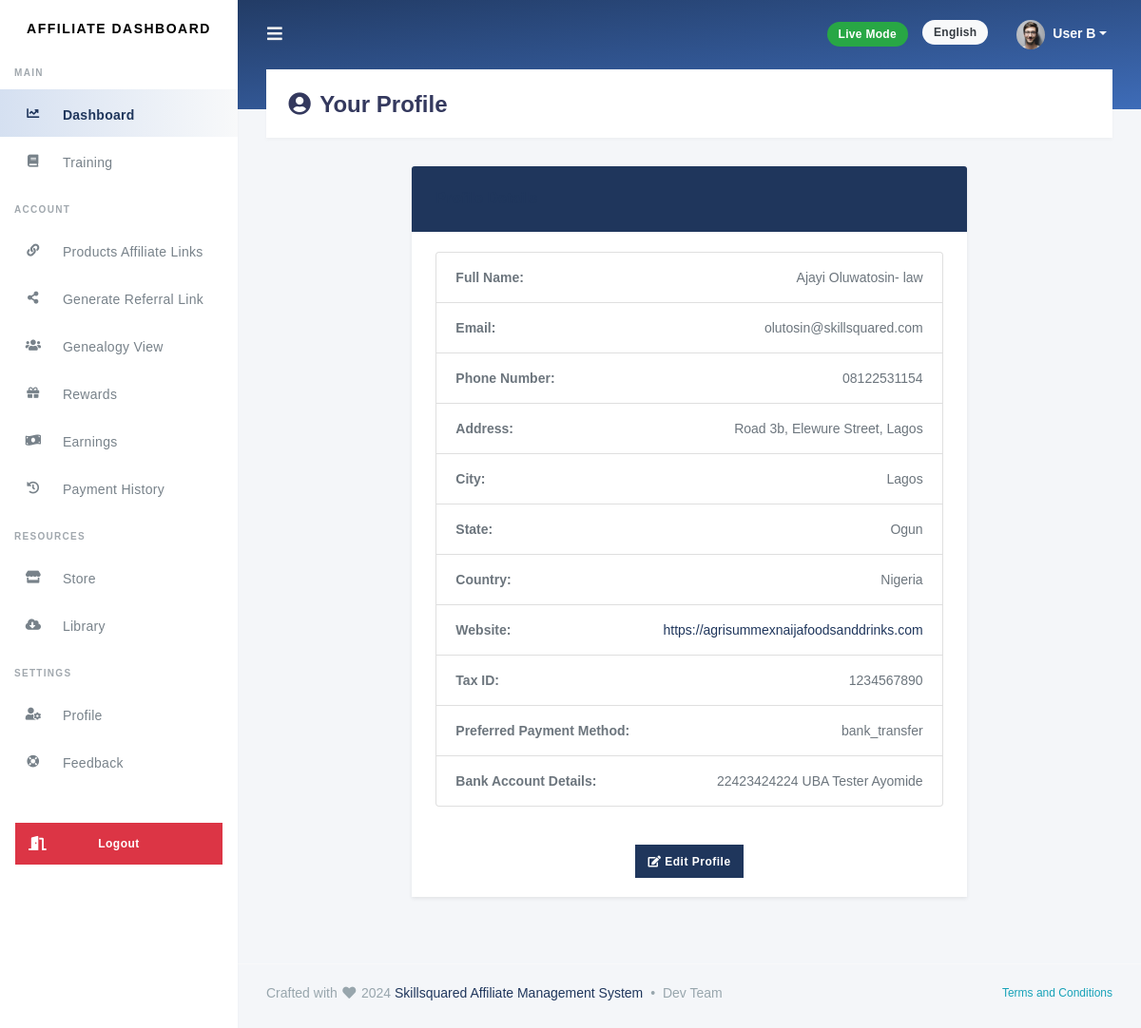
The page /users/profile/ (signed in) on the database its author committed.
### users/models.py (models this page shows, shortened)
class UserProfile(models.Model):
    user = models.OneToOneField(settings.AUTH_USER_MODEL, on_delete=models.CASCADE, related_name='profile')
    phone_number = models.CharField(max_length=15, null=True, blank=True)
    address = models.TextField(null=True, blank=True)
    city = models.CharField(max_length=100, null=True, blank=True)
    state = models.CharField(max_length=100, null=True, blank=True)
    country = models.CharField(max_length=100, null=True, blank=True)
    website_url = models.URLField(null=True, blank=True)
    tax_identification_number = models.CharField(max_length=50, null=True, blank=True)
    preferred_payment_method = models.CharField(
        max_length=20,
        choices=[('paypal', 'PayPal'), ('bank_transfer', 'Bank Transfer')],
        default='paypal'
    )
    bank_account_details = models.TextField(null=True, blank=True)

class CustomUser(AbstractUser):
    full_name = models.CharField(max_length=255, null=True, blank=True)
    USER_TYPES = (
        ('admin', 'Admin'),
        ('affiliate', 'Affiliate'),
    )
    user_type = models.CharField(max_length=10, choices=USER_TYPES, default='affiliate')

### users/views.py (the view)
# urls.py: path('profile/', view_profile, name='view_profile'),
@login_required
def view_profile(request):
    try:
        profile = request.user.profile  # Access the related UserProfile
    except UserProfile.DoesNotExist:
        return redirect('create_profile')
    return render(request, 'users/view_profile.html', {'profile': profile})

### templates/users/view_profile.html
{% extends 'base.html' %}
{% block content %}
<div class="section-header">
  <h1><i class="fa fa-fw fa-user-circle"></i> Your Profile</h1>
</div>
<div class="section-body">
  <div class="row justify-content-center">
    <div class="col-md-8">
      <div class="card shadow-sm">
        <div class="card-header bg-primary text-white">
          <h4>Profile Details</h4>
        </div>
        <div class="card-body">
          <ul class="list-group">
            <li class="list-group-item d-flex justify-content-between align-items-center">
              <strong>Full Name:</strong>
              <span>{{ profile.user.full_name|default:"Not Provided" }}</span>
            </li>
            <li class="list-group-item d-flex justify-content-between align-items-center">
              <strong>Email:</strong>
              <span>{{ profile.user.email }}</span>
            </li>
            <li class="list-group-item d-flex justify-content-between align-items-center">
              <strong>Phone Number:</strong>
              <span>{{ profile.phone_number|default:"Not Provided" }}</span>
            </li>
            <li class="list-group-item d-flex justify-content-between align-items-center">
              <strong>Address:</strong>
              <span>{{ profile.address|default:"Not Provided" }}</span>
            </li>
            <li class="list-group-item d-flex justify-content-between align-items-center">
              <strong>City:</strong>
              <span>{{ profile.city|default:"Not Provided" }}</span>
            </li>
            <li class="list-group-item d-flex justify-content-between align-items-center">
              <strong>State:</strong>
              <span>{{ profile.state|default:"Not Provided" }}</span>
            </li>
            <li class="list-group-item d-flex justify-content-between align-items-center">
              <strong>Country:</strong>
              <span>{{ profile.country|default:"Not Provided" }}</span>
            </li>
            <li class="list-group-item d-flex justify-content-between align-items-center">
              <strong>Website:</strong>
              <span>
                {% if profile.website_url %}
                  <a href="{{ profile.website_url }}" target="_blank">{{ profile.website_url }}</a>
                {% else %}
                  Not Provided
                {% endif %}
              </span>
            </li>
            <li class="list-group-item d-flex justify-content-between align-items-center">
              <strong>Tax ID:</strong>
              <span>{{ profile.tax_identification_number|default:"Not Provided" }}</span>
            </li>
            <li class="list-group-item d-flex justify-content-between align-items-center">
              <strong>Preferred Payment Method:</strong>
              <span>{{ profile.preferred_payment_method|default:"Not Provided" }}</span>
            </li>
            <li class="list-group-item d-flex justify-content-between align-items-center">
              <strong>Bank Account Details:</strong>
              <span>{{ profile.bank_account_details|default:"Not Provided" }}</span>
            </li>
          </ul>
        </div>
        <div class="card-footer text-center">
          <a href="{% url 'update_profile' %}" class="btn btn-primary">
            <i class="fa fa-edit"></i> Edit Profile
          </a>
        </div>
      </div>
    </div>
  </div>
</div>
{% endblock %}

### static/css/custom.css (style rules this page uses)
::placeholder { font-size: 0.9em; font-family: "Segoe UI", "Georgia", "Helvetica", Arial; color: #bebebe !important; }

### rows shown on the page
UserProfile: user.full_name "Ajayi Oluwatosin- law", user.email "olutosin@skillsquared.com", phone_number "08122531154", address "Road 3b, Elewure Street, Lagos", city "Lagos", state "Ogun", country "Nigeria", website_url "https://agrisummexnaijafoodsanddrinks.com", tax_identification_number "1234567890", preferred_payment_method "bank_transfer", bank_account_details "22423424224 UBA Tester Ayomide"
